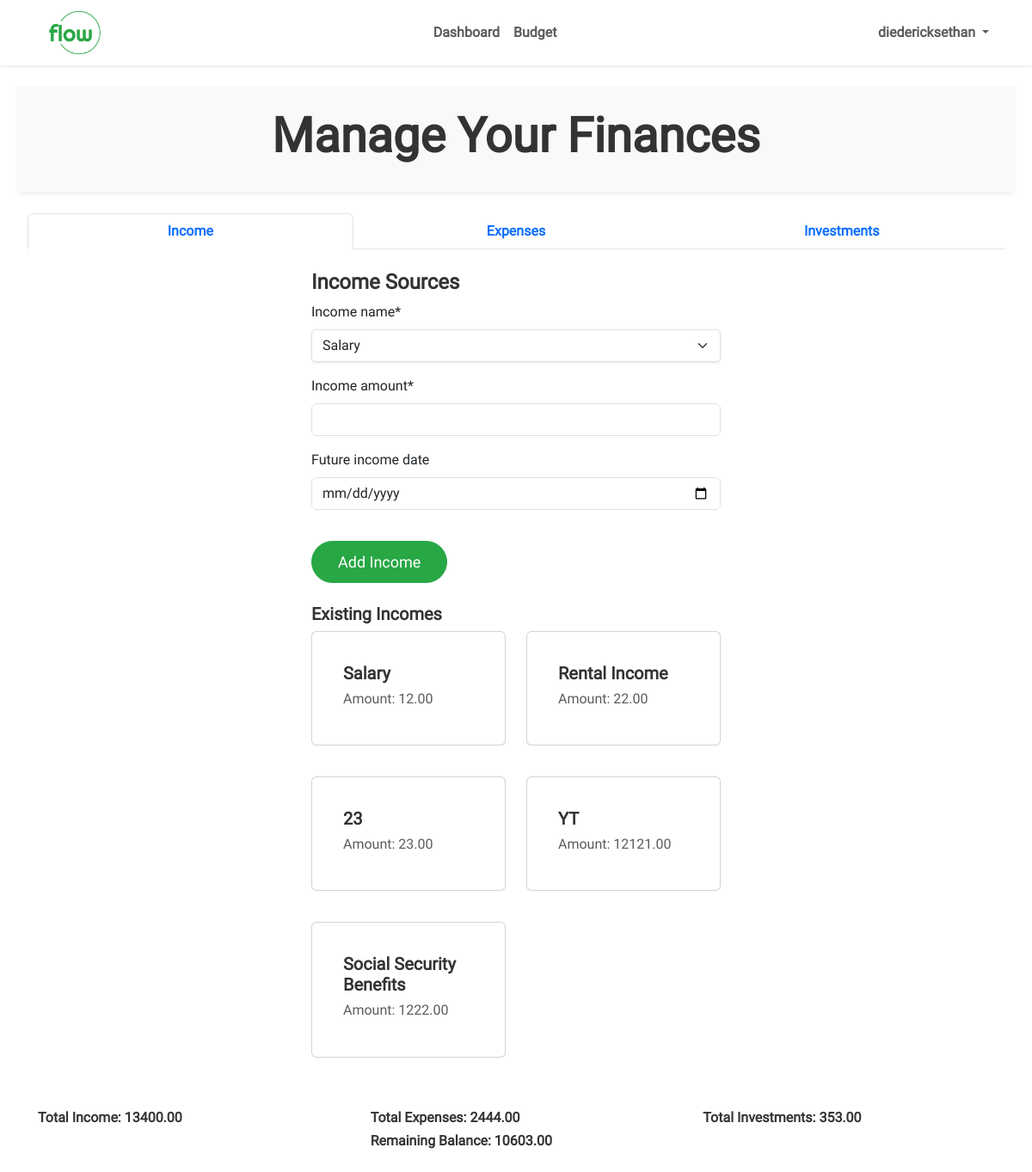
The app's page /budget/ (signed in), older data.
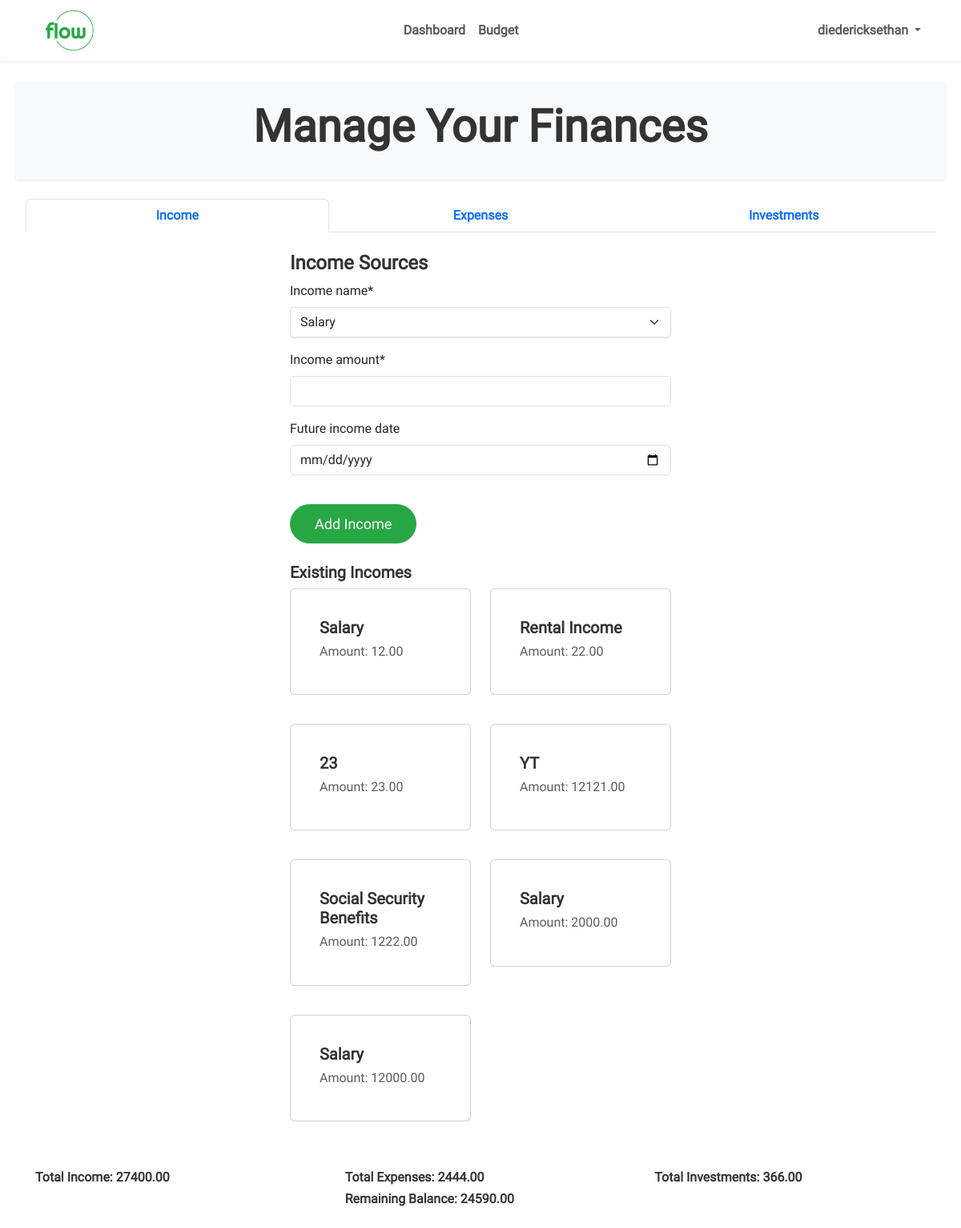
The same page, newer data.
### budget/models.py (models this page shows, shortened)
class Income(models.Model):
    user = models.ForeignKey(get_user_model(), on_delete=models.CASCADE)
    income_name = models.CharField(max_length=150)
    income_amount = models.DecimalField(max_digits=10, decimal_places=2)
    date_created = models.DateField(auto_now_add=True)
    future_income_date = models.DateField('Future income date', blank=True, null=True)

### budget/views.py (the view, shortened to what this page needs)
# urls.py: path("budget/", views.BudgetView.as_view(), name="budget"),
class BudgetView(LoginRequiredMixin, View):
    template_name = "budget/budget.html"
    income_form_class = IncomeForm
    expense_form_class = ExpenseForm
    investment_form_class = InvestmentForm
    def get_total_amounts(self, user):
        incomes = Income.objects.filter(user=user)
        expenses = Expense.objects.filter(user=user)
        investments = Investment.objects.filter(user=user)
        total_income = sum(income.income_amount for income in incomes)
        total_expenses = sum(expense.expense_amount for expense in expenses)
        total_investments = sum(
            investment.investment_amount for investment in investments
        )
        return (
            total_income,
            total_expenses,
            total_investments,
            incomes,
            expenses,
            investments,
        )
    def get(self, request):
        user = request.user
        (
            total_income,
            total_expenses,
            total_investments,
            incomes,
            expenses,
            investments,
        ) = self.get_total_amounts(user)
        remaining_balance = total_income - total_expenses - total_investments
        income_sources = IncomeSource.objects.filter(user=user)
        income_form = self.income_form_class(user=user)
        income_form.fields["income_name"].queryset = income_sources
        expense_sources = ExpenseSource.objects.filter(user=user)
        expense_form = self.expense_form_class(user=user)
        expense_form.fields["expense_name"].queryset = expense_sources
        investment_sources = InvestmentSource.objects.filter(user=user)
        investment_form = self.investment_form_class(user=user)
        investment_form.fields["investment_name"].queryset = investment_sources
        context = {
            "incomes": incomes,
            "expenses": expenses,
            "investments": investments,
            "income_form": income_form,
            "expense_form": expense_form,
            "investment_form": investment_form,
            "total_income": total_income,
            "total_expenses": total_expenses,
            "total_investments": total_investments,
            "remaining_balance": remaining_balance,
        }
        return render(request, self.template_name, context)

### budget/forms.py
class IncomeForm(forms.ModelForm):
    def __init__(self, *args, **kwargs):
        user = kwargs.pop('user', None)
        super(IncomeForm, self).__init__(*args, **kwargs)
        income_sources = IncomeSource.objects.filter(user=user)
        choices = [(source.id, source.name) for source in income_sources]
        choices.append(('custom', 'Add Custom Income'))  # Add the custom option
        self.fields['income_name'] = forms.ChoiceField(choices=choices)
        self.fields['custom_income'] = forms.CharField(
            label='Custom Income', required=False)  # Make it optional
    class Meta:
        model = Income
        fields = ['income_name', 'income_amount', 'future_income_date']
        widgets = {
            'future_income_date': forms.DateInput(attrs={'type': 'date'}),
            'income_name': forms.Select(),
        }

### budget/templates/budget/budget.html (shortened to what this page needs)
{% extends '_base.html' %}
{% load static %}
{% load crispy_forms_tags %}
{% block content %}
<div class="budget-container">
    <header class="bg-light shadow-sm p-4 ">
        <div class="container-fluid ">
            <h1 class="display-4 text-center">Manage Your Finances</h1>
        </div>
    </header>
    <main class="container-fluid py-4">
        <ul class="nav nav-tabs nav-justified mb-4" id="financialTabs" role="tablist">
            <li class="nav-item">
                <a class="nav-link text-primary active" id="income-tab" data-toggle="tab" href="#income" role="tab" aria-controls="income" aria-selected="true" onclick="activateTab('income')">Income</a>
            </li>
            <li class="nav-item">
                <a class="nav-link text-primary" id="expenses-tab" data-toggle="tab" href="#expenses" role="tab" aria-controls="expenses" aria-selected="false" onclick="activateTab('expenses')">Expenses</a>
            </li>
            <li class="nav-item">
                <a class="nav-link text-primary" id="investments-tab" data-toggle="tab" href="#investments" role="tab" aria-controls="investments" aria-selected="false" onclick="activateTab('investments')">Investments</a>
            </li>
        </ul>
        <div class="tab-content" id="financialTabsContent">
            {% include "budget/income_tab.html" %}
        </div>
        <div class="row">
            <div class="col-md-4 p-4">
                <h4 class="h6">Total Income: {{ total_income }}</h4>
            </div>
            <div class="col-md-4 p-4">
                <h4 class="h6">Total Expenses: {{ total_expenses }}</h4>
                <h4 class="h6">Remaining Balance: {{ remaining_balance }}</h4>
            </div>
            <div class="col-md-4 p-4">
                <h4 class="h6">Total Investments: {{ total_investments }}</h4>
            </div>
        </div>
    </main>
</div>
{% endblock content %}

### budget/templates/budget/income_tab.html (shortened to what this page needs)
{% load crispy_forms_tags %}
<div class="tab-pane fade show active" id="income" role="tabpanel" aria-labelledby="income-tab">
    <div class="container-fluid custom-container mt-4">
        <h2 class="h4">Income Sources</h2>
        <form method="post" id="incomeForm">
            <div class="form-group">
                {{ income_form.income_name|as_crispy_field }}
            </div>
            {{ income_form.income_amount|as_crispy_field }}
            {{ income_form.future_income_date|as_crispy_field }}
            <button type="submit" name="income_submit" class="btn btn-custom">Add Income</button>
        </form>
        <div class="mt-4">
            <h3 class="h5">Existing Incomes</h3>
            <div class="row">
                {% for income in incomes %}
                    <div class="col-md-6 mb-3">
                        <div class="card delete-item" data-item-id="{{ income.id }}" onclick="deleteItem('{{ income.id }}', 'income')">
                            <div class="card-body">
                                <h5 class="h5">{{ income.income_name }}</h5>
                                <p class="text-muted h6">Amount: {{ income.income_amount }}</p>
                            </div>
                        </div>
                    </div>
                {% empty %}
                    <div class="col-md-12" id="existingIncomesContainer">
                        <div class="card text-center p-3">
                            <p class="text-muted mb-0">No existing incomes</p>
                        </div>
                    </div>
                {% endfor %}
            </div>
        </div>
    </div>
</div>

Row changes from the older to the newer data that the page shows:
added Income: income_name "Salary", income_amount "2000.00"
added Income: income_name "Salary", income_amount "12000.00"
Text that changed along with them:
{{ total_income }}: "13400.00" → "27400.00"
{{ remaining_balance }}: "10603.00" → "24590.00"
{{ total_investments }}: "353.00" → "366.00"
